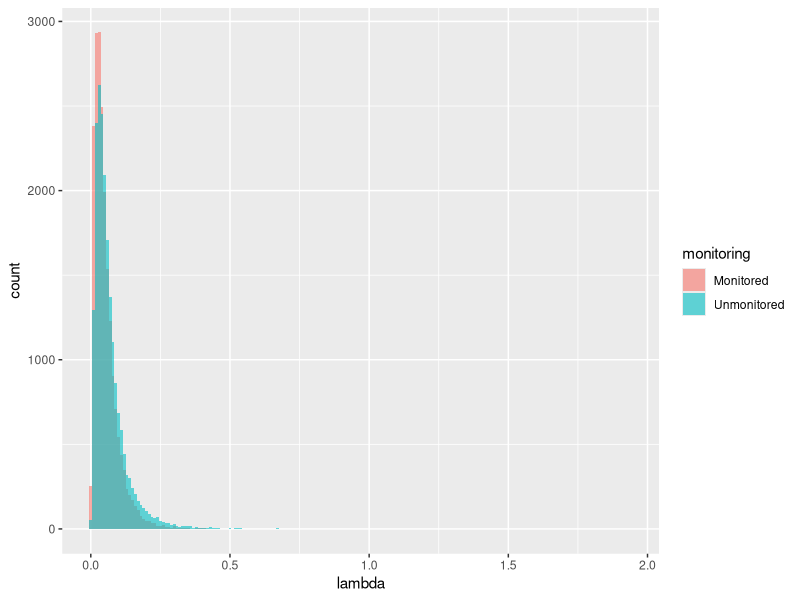
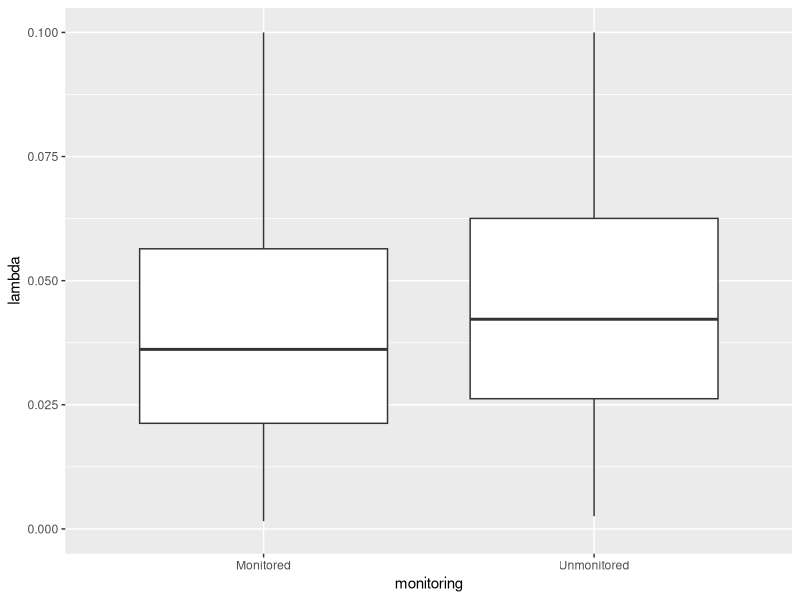
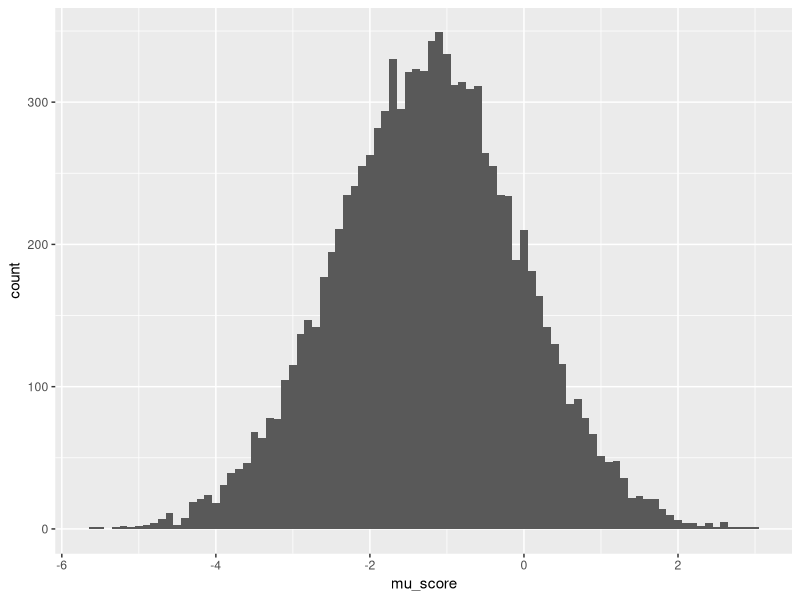
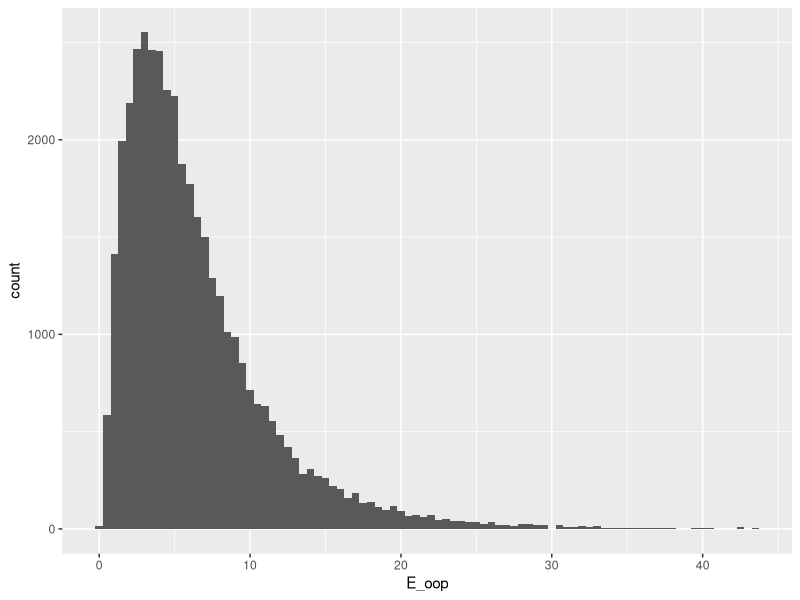
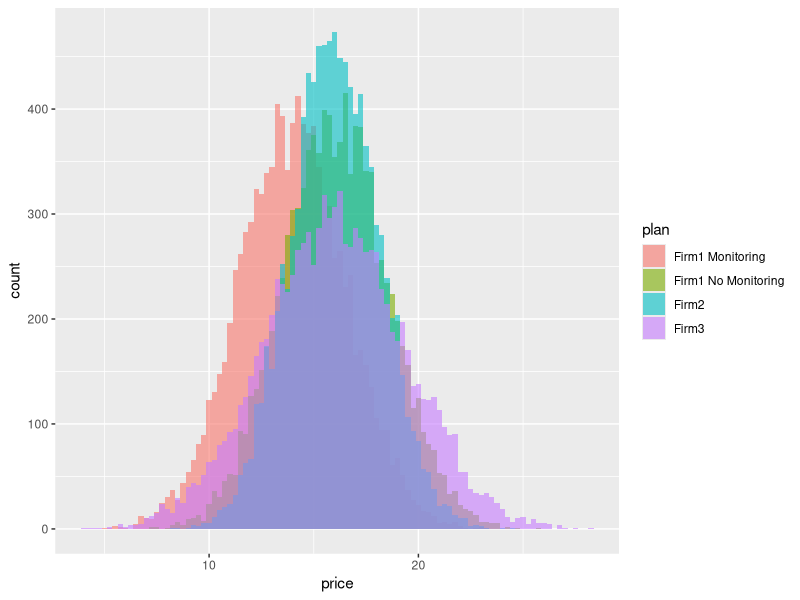
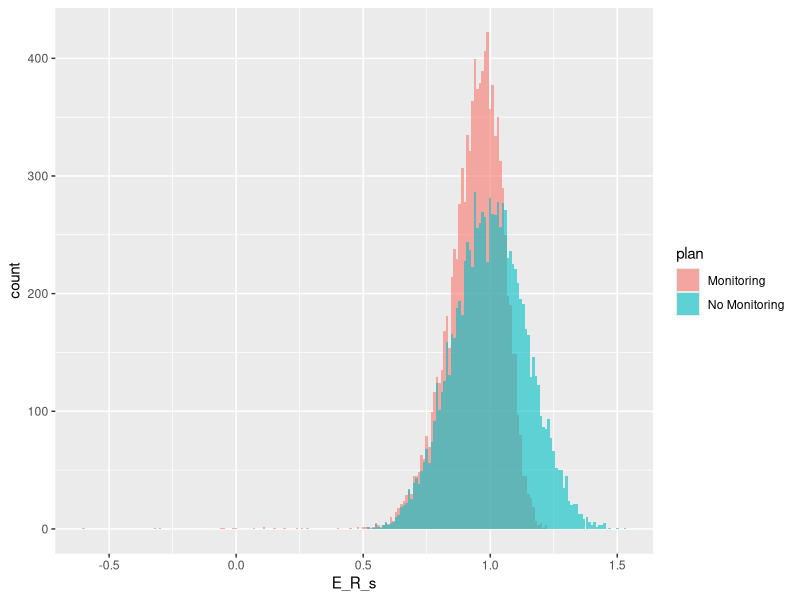
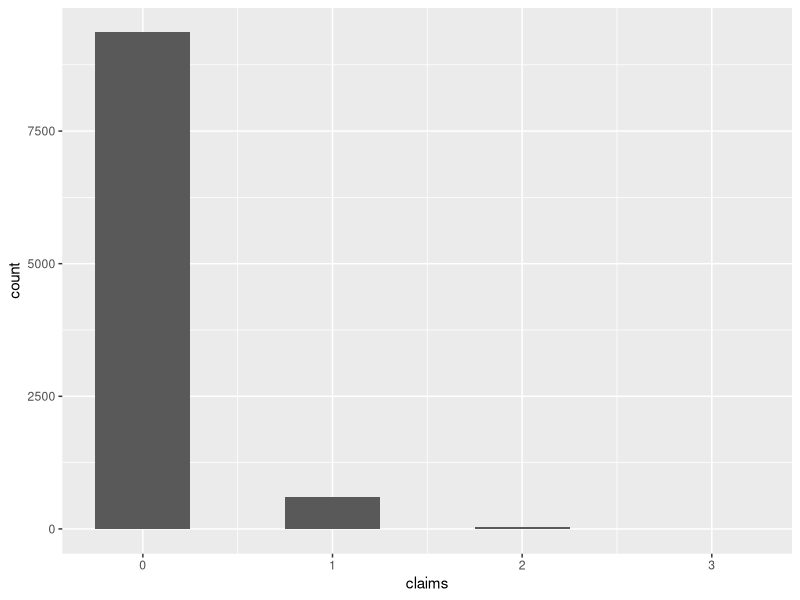
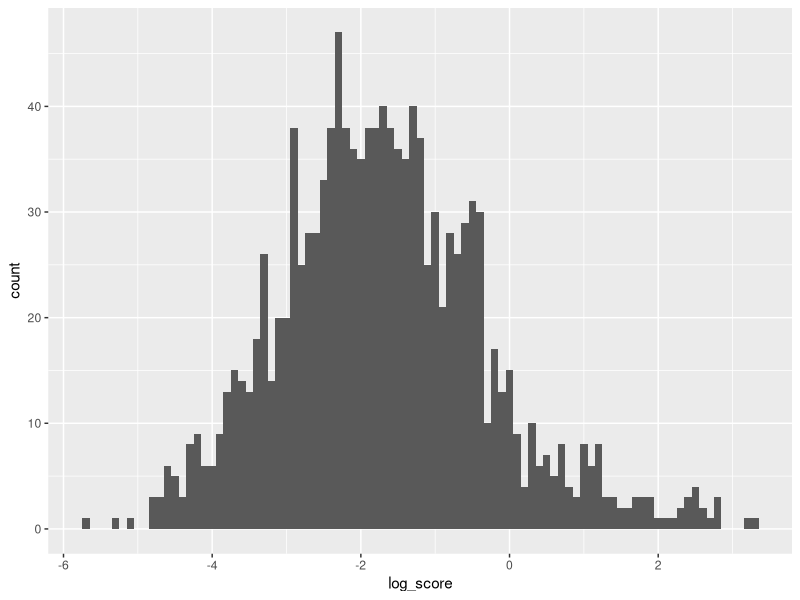

Write the R code that produced these figures, in order.
## ---- chunk 1
knitr::opts_chunk$set(echo = TRUE, eval = TRUE, cache = FALSE)
library(bookdown)
library(magrittr)
library(tidyverse)
library(MASS)
## ---- chunk 2
rm(list = ls())

N <- 10^4
T <- 1
D <- 4

# set the seed
set.seed(1)

## True Parameters
sigma_lambda <- 0.1
theta_lambda <- c(-3, -0.5, 1, -1, 1, -0.5)

## Covariates
mu_x_t0 <- rep(0, 4)
mu_x_t1 <- rep(0, 4)
sigma_x <- diag(0.25, 4)

X_t0 <- mvrnorm(N, mu_x_t0, sigma_x)
X_t1 <- 0.5*X_t0 + 0.5*mvrnorm(N, mu_x_t1, sigma_x)

X <- X_t0 %>% 
  rbind(X_t0) %>% 
  rbind(X_t1) %>% 
  rbind(X_t1)

colnames(X) <- c(paste("x", 1:4, sep = "_"))

X_lambda <- expand.grid(i = 1:N, m = 0:1, t = 0:1) %>% 
  tibble::as_tibble() %>% 
  cbind(X)

## mu_lambda
mu_lambda <- X_lambda %>% 
  dplyr::mutate(mu_lambda = theta_lambda[1]
                + theta_lambda[2]*x_1 + theta_lambda[3]*x_2
                + theta_lambda[4]*x_3 + theta_lambda[5]*x_4
                + theta_lambda[6]*ifelse(m == 1 & t == 0, 1, 0))

## epsilon_lambda
epsilon_lambda <- expand.grid(i = 1:N) %>% 
  tibble::as_tibble() %>% 
  dplyr::mutate(epsilon_lambda = rnorm(N, 0, sigma_lambda))

## lambda
lambda <- mu_lambda %>% 
  dplyr::left_join(epsilon_lambda, by = c("i")) %>% 
  dplyr::mutate(lambda = exp(mu_lambda + epsilon_lambda))

## Visualize 
g_lambda <- lambda %>% 
  dplyr::mutate(monitoring = ifelse(m == 1, "Monitored", "Unmonitored")) %>% 
  ggplot(aes(x = lambda, fill = monitoring)) + 
  geom_histogram(position = "identity", alpha = 0.6, binwidth = 0.01)

plot(g_lambda)

## Visualize 
g_lambda_monitoring <- lambda %>% 
  dplyr::mutate(monitoring = ifelse(m == 1, "Monitored", "Unmonitored")) %>% 
  ggplot(aes(x = monitoring, y = lambda)) + 
  geom_boxplot() + 
  scale_y_continuous(limits=c(0,0.1))

plot(g_lambda_monitoring)

## ---- chunk 3
## Generate expectations of score
theta_score <- c(-3, -0.5, 2, 1)
sigma_score <- 0.25

score <- lambda %>% 
  dplyr::filter(t == 0, m == 1) %>% 
  dplyr::mutate(mu_score = theta_score[1] + theta_score[2]*log(lambda)
                + theta_score[3]*x_1 + theta_score[4]*x_2,
                E_score = exp(mu_score + sigma_score^2 / 2)) %>% 
  dplyr::select(i, m, t, mu_score, E_score)

## Visualize Score
g_mu_score <- score %>% 
  ggplot(aes(x = mu_score)) + 
  geom_histogram(binwidth = 0.1)

plot(g_mu_score)
## ---- chunk 4
## Expectation of Out-of-Pocket
policy_limit <- 1000
l0 <- 500
a_l <- 2.5

oop <- lambda %>% 
  dplyr::mutate(prob_C1 = lambda * exp(-lambda),
                E_oop = prob_C1 * (l0^(a_l)/(a_l - 1))*policy_limit^(-a_l + 1)) %>% 
  dplyr::select(i, m, t, E_oop)

## Visualize OOP
g_oop <- oop %>% 
  ggplot(aes(x = E_oop)) + 
  geom_histogram(binwidth = 0.5)

plot(g_oop)

## ---- chunk 5

price_par_t0_d1 <- c(15, 3, 2, 3, -2)
price_par_t0_d2 <- c(15, 3, 2, 3, -2)
price_par_t0_d3 <- c(15, 1, 3, 2, -2)
price_par_t0_d4 <- c(15, 4, 5, 1, -2)

price_gen_d <- function(choice_t0, D, price_par_t0){
  output <- choice_t0 %>% 
    dplyr::filter(d == D) %>% 
    dplyr::mutate(price = 
                    price_par_t0[1] +
                    price_par_t0[2]*x_1 + 
                    price_par_t0[3]*x_2 + 
                    price_par_t0[4]*x_3 +
                    price_par_t0[5]*m +
                    rnorm(N, 1, 1)) %>% 
    dplyr::select(i, d, t, m, f, price)
}

## Generate Price
price_gen_t0 <- function(choice_t0,
                         price_par_t0_d1, price_par_t0_d2,
                         price_par_t0_d3, price_par_t0_d4){
  
  price <- price_gen_d(choice_t0, 1, price_par_t0_d1) %>% 
    rbind(price_gen_d(choice_t0, 2, price_par_t0_d2)) %>% 
    rbind(price_gen_d(choice_t0, 3, price_par_t0_d3)) %>% 
    rbind(price_gen_d(choice_t0, 4, price_par_t0_d4))
  
  output <- choice_t0 %>% 
    dplyr::left_join(price, by = c("i", "d", "t", "m", "f"))
  
  return(output) 
}

## Generate Prior Firm

prior_firm_t0 <- expand.grid(i = 1:N) %>% 
  tibble::as_tibble() %>% 
  dplyr::mutate(prior_firm = sample(1:4, size = N, replace = T, prob = c(0, 0.4, 0.35, 0.25)))

## Generate Renewal Price

alpha_m0 <- c(20, 5, 3)
alpha_m1 <- c(20, 5, 3, -2)
beta <- 20

## Generate Inertia

eta_f <- c(5, 1, 2, 2)
xi <- c(1, -2.5)

choice_t0 <- expand.grid(i = 1:N, d = 1:D, t = 0) %>% 
  tibble::as_tibble() %>% 
  dplyr::mutate(m = ifelse(d == 1, 1, 0),
                f = dplyr::case_when(
                  d <= 2 ~ 1,
                  d == 3 ~ 2,
                  d == 4 ~ 3)) %>% 
  dplyr::left_join(lambda, by = c("i", "m", "t")) %>% 
  dplyr::left_join(score, by = c("i", "m", "t")) %>% 
  dplyr::left_join(oop, by = c("i", "m", "t")) %>% 
  price_gen_t0(price_par_t0_d1, price_par_t0_d2, price_par_t0_d3, price_par_t0_d4) %>% 
  dplyr::left_join(prior_firm_t0, by = c("i")) %>% 
  dplyr::mutate(inertia = eta_f[1] + eta_f[2]*x_1 + eta_f[3]*x_2 + eta_f[4]*x_3,
                monitoring_disutility = xi[1] + xi[2]*log(lambda),
                demand_friction = ifelse(d == prior_firm, 0, inertia) + 
                  ifelse(d == 1, monitoring_disutility, 0)) %>% 
  dplyr::mutate(E_R_s = ifelse(m == 0, 
                           (alpha_m0[1] + alpha_m0[2]*x_1 + alpha_m0[3]*x_2) / beta,
                           (alpha_m1[1] + alpha_m1[2]*x_1 + alpha_m1[3]*x_2 + alpha_m1[4]*E_score) / beta),
                E_R_C = 0.98 * exp(-lambda) + 1.2 * (1 - exp(-lambda)),
                E_renewal_price = price * E_R_s * E_R_C) %>% 
  dplyr::mutate(h = - price - demand_friction - E_oop - E_renewal_price)

# draw idiosyncratic shocks
e_t0 <- evd::rgev(dim(choice_t0)[1])

choice_t0 <- cbind(choice_t0, e_t0) %>% 
  dplyr::mutate(u = h + e_t0) %>% 
  dplyr::group_by(i, t) %>% 
  dplyr::mutate(choice = ifelse(u == max(u), 1, 0)) %>% 
  dplyr::ungroup()

summary(choice_t0)

summarize_choice <- choice_t0 %>% 
  dplyr::group_by(d) %>% 
  dplyr::summarise(share = mean(choice))

summarize_choice
## ---- chunk 6
## Visualize Price in t = 0
g_price_t0 <- choice_t0 %>% 
  dplyr::mutate(plan = dplyr::case_when(d == 1 ~ "Firm1 Monitoring",
                                        d == 2 ~ "Firm1 No Monitoring",
                                        d == 3 ~ "Firm2",
                                        d == 4 ~ "Firm3")) %>% 
  ggplot(aes(x = price, fill = plan)) + 
  geom_histogram(position = "identity", alpha = 0.6, binwidth = 0.25)

plot(g_price_t0)

## ---- chunk 7
## Visualize E_R_s in t = 0
g_E_R_s_t0 <- choice_t0 %>% 
  dplyr::filter(f == 1) %>% 
  dplyr::mutate(plan = dplyr::case_when(m == 1 ~ "Monitoring",
                                        m == 0 ~ "No Monitoring")) %>% 
  ggplot(aes(x = E_R_s, fill = plan)) + 
  geom_histogram(position = "identity", alpha = 0.6, binwidth = 0.01)

plot(g_E_R_s_t0)

## ---- chunk 8
## Claims Count
cost_t0 <- choice_t0 %>% 
  dplyr::filter(choice == 1) %>% 
  dplyr::mutate(claims = rpois(N, lambda = lambda))

## Severity
# max_claims <- max(cost_t0$claims)
# 
# claims_mat <- matrix(rep(0, N * max_claims), nrow = N)
# severity <- matrix(l0*runif(N * max_claims)^(-1/a_l), nrow = N)
# 
# colnames(severity) <- paste("sev_", 1:max_claims, sep = "")
# 
# cost_t0 <- cbind(cost_t0, severity)

## Monitoring Score
cost_t0 <- cost_t0 %>% 
  dplyr::mutate(score = rlnorm(N, mu_score, sigma_score),
                score = ifelse(m == 1, score, 1),
                log_score = log(score)) %>% 
  dplyr::select(i, claims, matches("sev."), score, log_score)

## ---- chunk 9
## Visualize realized claims count
g_realized_claims_count <- cost_t0 %>%
  ggplot(aes(x = claims)) + 
  geom_histogram(binwidth = 0.5)

plot(g_realized_claims_count)

## ---- chunk 10
## Visualize realized score
g_realized_score <- cost_t0 %>%
  dplyr::filter(score != 1) %>% 
  ggplot(aes(x = log_score)) + 
  geom_histogram(binwidth = 0.1)

plot(g_realized_score)

## ---- chunk 11
## Prior Choice and Firm
prior_firm_t1 <- choice_t0 %>% 
  dplyr::filter(choice == 1) %>% 
  dplyr::mutate(prior_choice = d * choice,
                prior_firm = f * choice) %>% 
  dplyr::select(i, prior_choice, prior_firm)

### Prior Price
prior_price_t1 <- choice_t0 %>% 
  dplyr::left_join(prior_firm_t1, by = c("i")) %>% 
  dplyr::mutate(prior_price = price,
                flg = dplyr::case_when(prior_choice == 1 & d != 2 ~ 1,
                                       prior_choice > 1 & d != 1 ~ 1,
                                       TRUE ~ 0)) %>% 
  dplyr::filter(flg == 1) %>% 
  dplyr::select(i, f, prior_price) %>% 
  dplyr::arrange(i)

## Choice in t = 1
choice_t1 <- expand.grid(i = 1:N, d = 1:(D - 1), t = 1) %>% 
  tibble::as_tibble() %>% 
  dplyr::mutate(m = 0,
                f = d) %>% 
  dplyr::left_join(prior_firm_t1, by = c("i")) %>% 
  dplyr::left_join(prior_price_t1, by = c("i", "f")) %>% 
  dplyr::left_join(lambda, by = c("i", "m", "t")) %>% 
  dplyr::left_join(oop, by = c("i", "m", "t")) %>% 
  dplyr::left_join(cost_t0, by = c("i")) %>% 
  dplyr::mutate(gamma_alpha = ifelse(m == 0,
                                     alpha_m0[1] + alpha_m0[2]*x_1 + alpha_m0[3]*x_2,
                                     alpha_m1[1] + alpha_m1[2]*x_1 + alpha_m1[3]*x_2 + alpha_m1[4]*score)) %>% 
  dplyr::mutate(R_s = rgamma(N * (D - 1), gamma_alpha, beta),
                R_C = ifelse(claims == 0, 0.98, 1.2),
                price = prior_price * R_s * R_C) %>% 
  dplyr::mutate(inertia = eta_f[1] + eta_f[2]*x_1 + eta_f[3]*x_2 + eta_f[4]*x_3,
                demand_friction = ifelse(d == prior_firm, 0, inertia)) %>%   
  dplyr::mutate(E_R_s = ifelse(m == 0, 
                           (alpha_m0[1] + alpha_m0[2]*x_1 + alpha_m0[3]*x_2) / beta,
                           (alpha_m1[1] + alpha_m1[2]*x_1 + alpha_m1[3]*x_2 + alpha_m1[4]*E_score) / beta),
                E_R_C = 0.98 * exp(-lambda) + 1.2 * (1 - exp(-lambda)),
                E_renewal_price = price * E_R_s * E_R_C) %>% 
  dplyr::mutate(h = - price - demand_friction - E_oop - E_renewal_price) %>% 
  dplyr::arrange(i)

# draw idiosyncratic shocks
e_t1 <- evd::rgev(dim(choice_t1)[1])

choice_t1 <- cbind(choice_t1, e_t1) %>% 
  dplyr::mutate(u = h + e_t1) %>% 
  dplyr::group_by(i, t) %>% 
  dplyr::mutate(choice = ifelse(u == max(u), 1, 0)) %>% 
  dplyr::ungroup()

summary(choice_t1)

summarize_choice_t1 <- choice_t1 %>% 
  dplyr::group_by(d) %>% 
  dplyr::summarise(share = mean(choice))

summarize_choice_t1
## ---- chunk 12
## Visualize Price in t = 1
g_price_t1 <- choice_t1 %>% 
  dplyr::mutate(plan = dplyr::case_when(d == 1 ~ "Firm1",
                                        d == 2 ~ "Firm2",
                                        d == 3 ~ "Firm3"),
                prior_plan = dplyr::case_when(prior_choice == 1 ~ "Firm1 Monitoring",
                                              prior_choice == 2 ~ "Firm1 No Monitoring",
                                              prior_choice == 3 ~ "Firm2",
                                              prior_choice == 4 ~ "Firm3")) %>% 
  ggplot(aes(x = price, fill = prior_plan)) + 
  geom_histogram(position = "identity", alpha = 0.6, binwidth = 0.25)

plot(g_price_t1)

## ---- chunk 13
## Visualize Realized R_s in t = 1
g_R_s_t1 <- choice_t1 %>% 
  dplyr::mutate(plan = dplyr::case_when(d == 1 ~ "Firm1",
                                        d == 2 ~ "Firm2",
                                        d == 3 ~ "Firm3"),
                prior_plan = dplyr::case_when(prior_choice == 1 ~ "Firm1 Monitoring",
                                              prior_choice == 2 ~ "Firm1 No Monitoring",
                                              prior_choice == 3 ~ "Firm2",
                                              prior_choice == 4 ~ "Firm3")) %>% 
  ggplot(aes(x = R_s, fill = prior_plan)) + 
  geom_histogram(position = "identity", alpha = 0.4, binwidth = 0.01)

plot(g_R_s_t1)

## ---- chunk 14

df_t0 <- choice_t0 %>% 
  dplyr::select(i, d, t, m, f, x_1, x_2, x_3, x_4, price, prior_firm, choice)
df_t1 <- choice_t1 %>% 
  dplyr::select(i, d, t, m, f, x_1, x_2, x_3, x_4, price, prior_firm, choice)

df <- rbind(df_t0, df_t1) %>% 
  dplyr::arrange(t, i, d)
